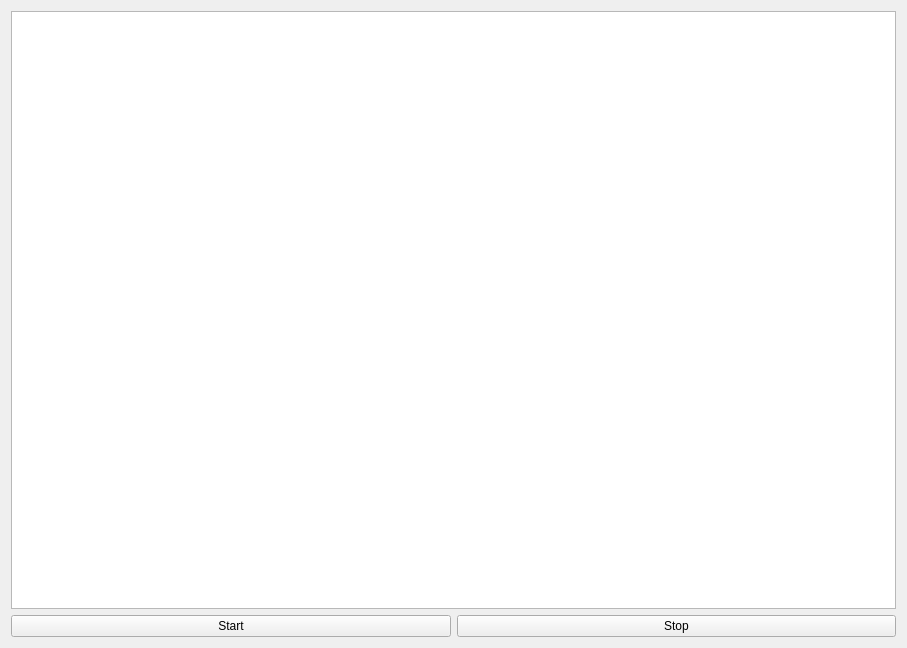
<?xml version="1.0" encoding="UTF-8"?>
<ui version="4.0">
 <class>Simulation</class>
 <widget class="QWidget" name="Simulation">
  <property name="geometry">
   <rect>
    <x>0</x>
    <y>0</y>
    <width>907</width>
    <height>648</height>
   </rect>
  </property>
  <property name="windowTitle">
   <string>Simulation</string>
  </property>
  <layout class="QHBoxLayout" name="horizontalLayout_2">
   <item>
    <layout class="QVBoxLayout" name="verticalLayout">
     <item>
      <widget class="QGraphicsView" name="ptr_simView"/>
     </item>
     <item>
      <layout class="QHBoxLayout" name="horizontalLayout">
       <item>
        <widget class="QPushButton" name="ptr_buttonStart">
         <property name="text">
          <string>Start</string>
         </property>
        </widget>
       </item>
       <item>
        <widget class="QPushButton" name="ptr_buttonStop">
         <property name="text">
          <string>Stop</string>
         </property>
        </widget>
       </item>
      </layout>
     </item>
    </layout>
   </item>
  </layout>
 </widget>
 <layoutdefault spacing="6" margin="11"/>
 <resources/>
 <connections/>
</ui>
